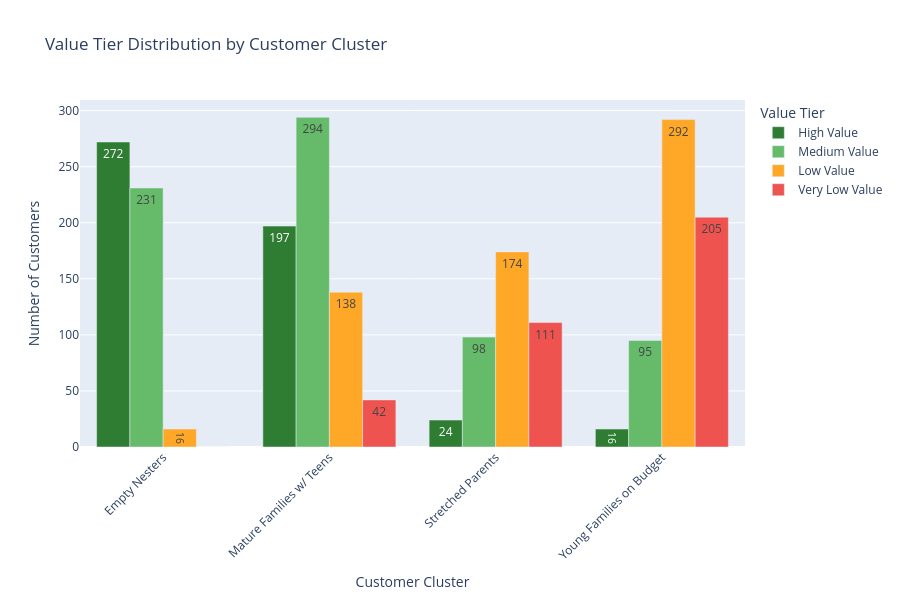

The cell this chart's notebook holds for it:
### Code cell
# Grouped bar chart: Value tier distribution by cluster
tier_by_cluster = df.groupby(['Cluster_Name', 'Value_Tier']).size().unstack(fill_value=0)
tier_order = ['High Value', 'Medium Value', 'Low Value', 'Very Low Value']
tier_by_cluster = tier_by_cluster[tier_order]

fig = go.Figure()

colors_tier = {'High Value': '#2E7D32', 'Medium Value': '#66BB6A', 
               'Low Value': '#FFA726', 'Very Low Value': '#EF5350'}

for tier in tier_order:
    fig.add_trace(go.Bar(
        name=tier,
        x=tier_by_cluster.index,
        y=tier_by_cluster[tier],
        marker_color=colors_tier[tier],
        text=tier_by_cluster[tier],
        textposition='inside'
    ))

fig.update_layout(
    title='Value Tier Distribution by Customer Cluster',
    xaxis_title='Customer Cluster',
    yaxis_title='Number of Customers',
    barmode='group',
    height=600,
    xaxis_tickangle=-45,
    legend=dict(title='Value Tier')
)
fig.show()

### Figure 1 — Plotly figure (JSON) as saved in the notebook; plotly's stock layout.template omitted (floating-point values rounded to 4 significant figures)
{"data": [{"marker": {"color": "#2E7D32"}, "name": "High Value", "text": [272.0, 197.0, 24.0, 16.0], "textposition": "inside", "x": ["Empty Nesters", "Mature Families w/ Teens", "Stretched Parents", "Young Families on Budget"], "y": [272, 197, 24, 16], "type": "bar"}, {"marker": {"color": "#66BB6A"}, "name": "Medium Value", "text": [231.0, 294.0, 98.0, 95.0], "textposition": "inside", "x": ["Empty Nesters", "Mature Families w/ Teens", "Stretched Parents", "Young Families on Budget"], "y": [231, 294, 98, 95], "type": "bar"}, {"marker": {"color": "#FFA726"}, "name": "Low Value", "text": [16.0, 138.0, 174.0, 292.0], "textposition": "inside", "x": ["Empty Nesters", "Mature Families w/ Teens", "Stretched Parents", "Young Families on Budget"], "y": [16, 138, 174, 292], "type": "bar"}, {"marker": {"color": "#EF5350"}, "name": "Very Low Value", "text": [0.0, 42.0, 111.0, 205.0], "textposition": "inside", "x": ["Empty Nesters", "Mature Families w/ Teens", "Stretched Parents", "Young Families on Budget"], "y": [0, 42, 111, 205], "type": "bar"}], "layout": {"xaxis": {"title": {"text": "Customer Cluster"}, "tickangle": -45}, "title": {"text": "Value Tier Distribution by Customer Cluster"}, "yaxis": {"title": {"text": "Number of Customers"}}, "barmode": "group", "height": 600, "legend": {"title": {"text": "Value Tier"}}}}
